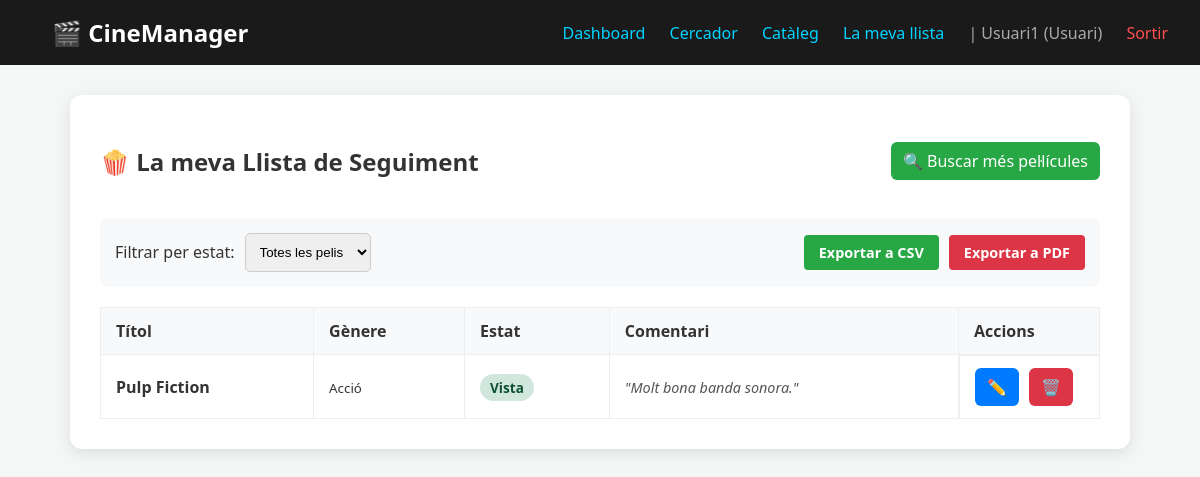
Before: /seguiment_read.php (signed in) with the older database file.
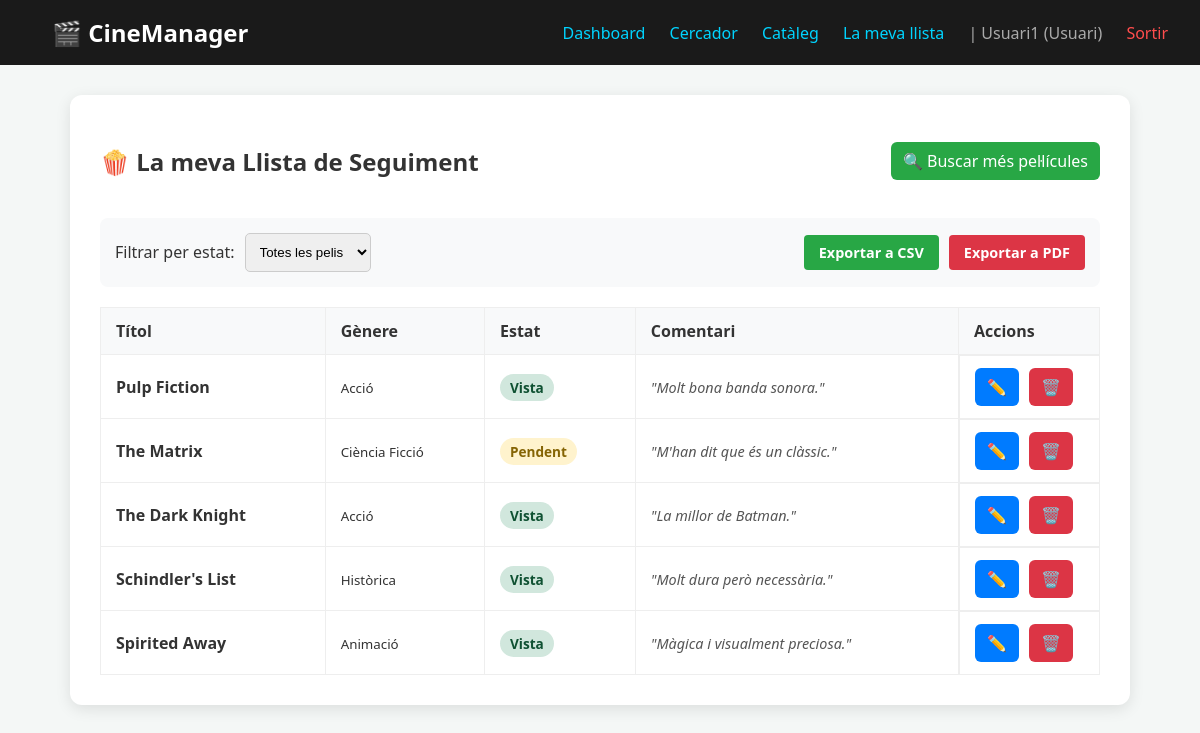
After: the same page with the newer database file.
### tables this page shows
CREATE TABLE seguiment (
    id_seguiment INT AUTO_INCREMENT PRIMARY KEY,
    id_usuari INT NOT NULL,
    id_pelicula INT NOT NULL,
    estat ENUM('Pendent', 'Vista') DEFAULT 'Pendent',
    comentari_personal VARCHAR(255),
    data_afegit DATETIME DEFAULT CURRENT_TIMESTAMP,
    FOREIGN KEY (id_usuari) REFERENCES usuaris(id_usuari) ON DELETE CASCADE,
    FOREIGN KEY (id_pelicula) REFERENCES pelicules(id_pelicula) ON DELETE CASCADE,
    UNIQUE KEY uk_usuari_peli (id_usuari, id_pelicula)
);

CREATE TABLE pelicules (
    id_pelicula INT AUTO_INCREMENT PRIMARY KEY,
    titol VARCHAR(100) NOT NULL UNIQUE,
    genere VARCHAR(255) NOT NULL,
    director VARCHAR(100),
    any_estrena INT,
    sinopsi TEXT,
    puntuacio DECIMAL(3,1)
);

### seguiment_read.php (the view, shortened to what this page needs)
<?php
require_once 'header.php';
require_once 'config/db_connect.php';
$id_usuari = $_SESSION['usuari']['id'];
$filtre = $_GET['estat'] ?? 'tots';
$sql = "SELECT s.*, p.titol, p.genere
        FROM seguiment s
        JOIN pelicules p ON s.id_pelicula = p.id_pelicula
        WHERE s.id_usuari = $id_usuari";
$res = mysqli_query($conexion, $sql);
?>
<div class="container">
    <div style="display: flex; justify-content: space-between; align-items: center; margin-bottom: 20px;">
        <h2>🍿 La meva Llista de Seguiment</h2>
        <a href="movie_search.php" class="btn btn-add">🔍 Buscar més pel·lícules</a>
    </div>
    <div style="background: #f8f9fa; padding: 15px; border-radius: 8px; margin-bottom: 20px; display: flex; justify-content: space-between; align-items: center; flex-wrap: wrap; gap: 10px;">
        <form method="GET" style="display: flex; align-items: center; gap: 10px; margin-bottom: 0;">
            <span>Filtrar per estat:</span>
            <select name="estat" onchange="this.form.submit()" style="width: auto; margin-bottom: 0;">
                <option value="tots" <?php if($filtre=='tots') echo 'selected'; ?>>Totes les pelis</option>
            </select>
        </form>
        <div style="display: flex; gap: 10px;">
            <a href="export_csv.php" class="btn" style="background: #28a745; color: white; height: auto; padding: 8px 15px; font-weight: bold; font-size: 0.9rem; text-decoration: none; border-radius: 4px;">
                Exportar a CSV
            </a>
            <a href="export_pdf.php" class="btn" style="background: #dc3545; color: white; height: auto; padding: 8px 15px; font-weight: bold; font-size: 0.9rem; text-decoration: none; border-radius: 4px;">
                Exportar a PDF
            </a>
        </div>
    </div>
    <table>
        <thead>
            <tr>
                <th>Títol</th>
                <th>Gènere</th>
                <th>Estat</th>
                <th>Comentari</th>
                <th style="width: 110px;">Accions</th>
            </tr>
        </thead>
        <tbody>
            <?php if(mysqli_num_rows($res) > 0): ?>
                <?php while($row = mysqli_fetch_assoc($res)): ?>
                <tr>
                    <td><strong><?php echo htmlspecialchars($row['titol']); ?></strong></td>
                    <td><small><?php echo htmlspecialchars($row['genere']); ?></small></td>
                    <td>
                        <span style="padding: 4px 10px; border-radius: 20px; font-size: 0.85rem; font-weight: bold;
                                     background: <?php echo $row['estat']=='Vista' ? '#d1e7dd':'#fff3cd'; ?>;
                                     color: <?php echo $row['estat']=='Vista' ? '#0f5132':'#856404'; ?>;">
                            <?php echo $row['estat']; ?>
                        </span>
                    </td>
                    <td>
                        <?php if(!empty($row['comentari_personal'])): ?>
                            <i style="color: #555; font-size: 0.9rem;">"<?php echo htmlspecialchars($row['comentari_personal']); ?>"</i>
                        <?php else: ?>
                            <span style="color: #ccc; font-size: 0.8rem;">Sense comentaris</span>
                        <?php endif; ?>
                    </td>
                    <td class="acciones">
                        <a href="seguiment_update.php?id=<?php echo $row['id_seguiment']; ?>" class="btn btn-edit" title="Editar">✏️</a>
                        <a href="seguiment_delete.php?id=<?php echo $row['id_seguiment']; ?>" class="btn btn-del" onclick="return confirm('Vols treure-la de la llista?')" title="Eliminar">🗑️</a>
                    </td>
                </tr>
                <?php endwhile; ?>
            <?php endif; ?>
        </tbody>
    </table>
</div>

Changed rows visible on the page:
added seguiment: id_pelicula.titol "The Matrix", id_pelicula.genere "Ciència Ficció", estat "Pendent", comentari_personal "M'han dit que és un clàssic."
added seguiment: id_pelicula.titol "The Dark Knight", id_pelicula.genere "Acció", estat "Vista", comentari_personal "La millor de Batman."
added seguiment: id_pelicula.titol "Schindler's List", id_pelicula.genere "Històrica", estat "Vista", comentari_personal "Molt dura però necessària."
added seguiment: id_pelicula.titol "Spirited Away", id_pelicula.genere "Animació", estat "Vista", comentari_personal "Màgica i visualment preciosa."
